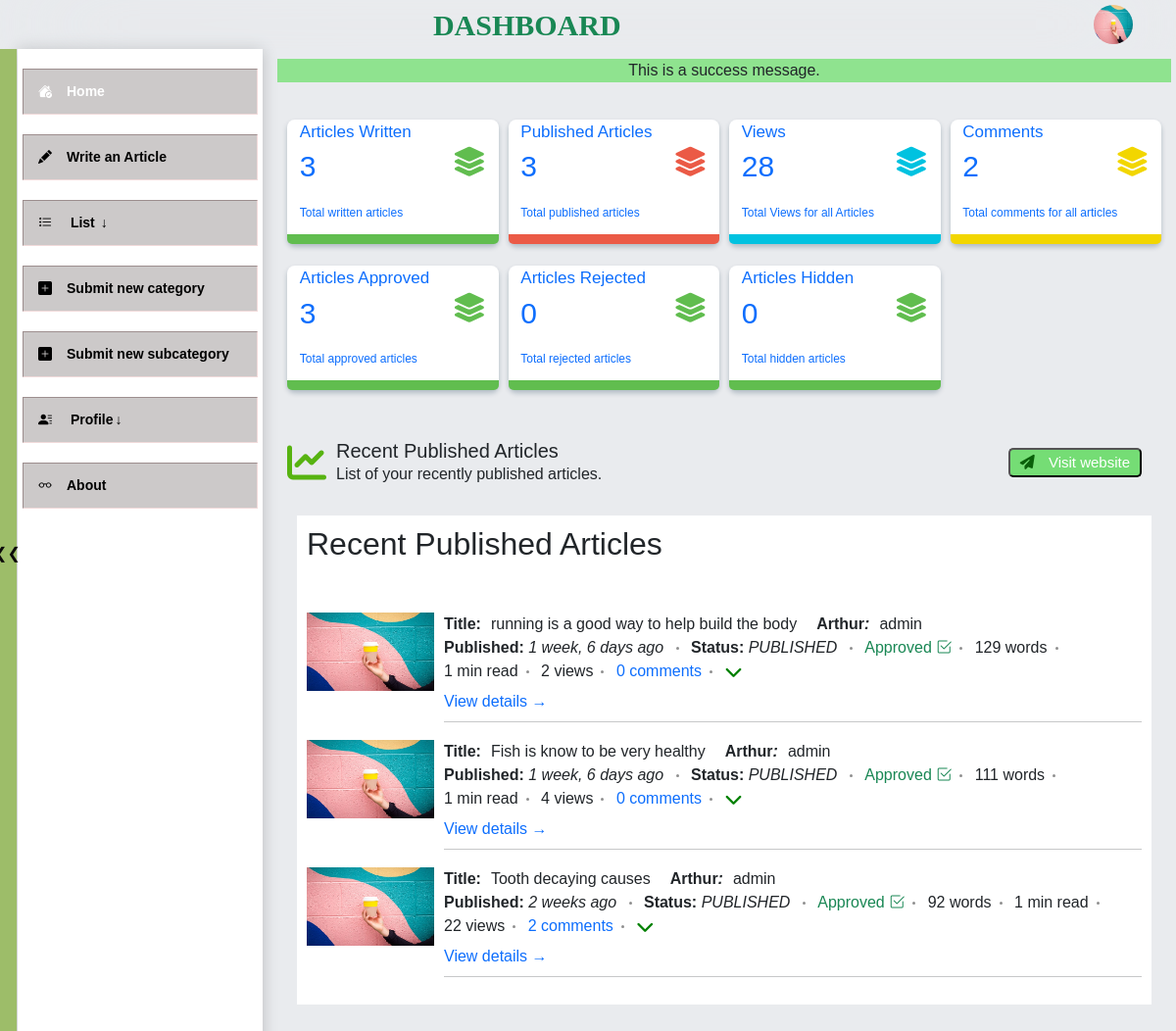
The page /news/dashboard/ (signed in) on the database as committed earlier.
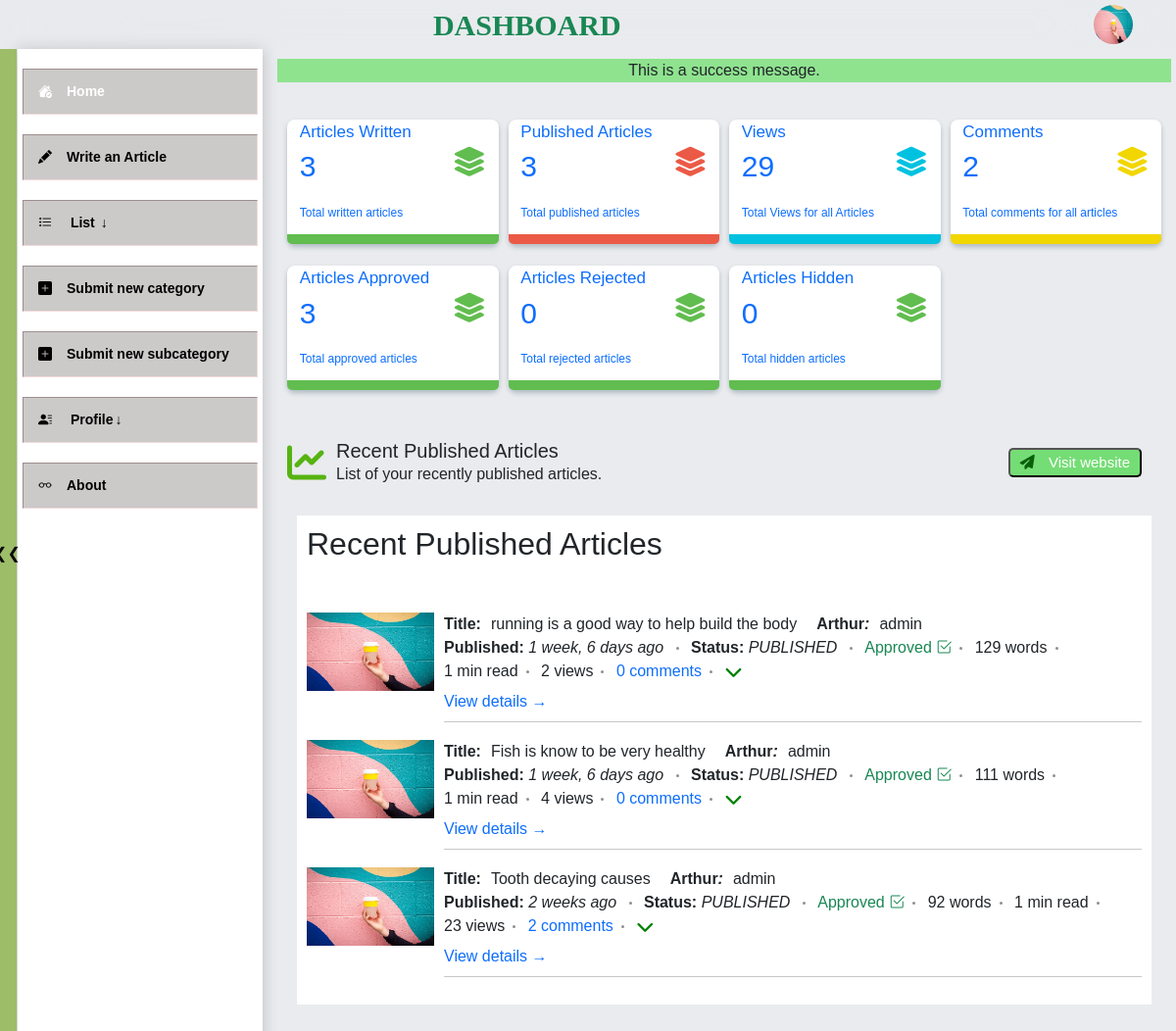
The same page on the database as committed later.
### hospital_blog/models/article_m.py (models this page shows, shortened)
class Blog(models.Model):
    DRAFTED = "DRAFTED"
    PUBLISHED = "PUBLISHED"
    STATUS_CHOICES = (
        (DRAFTED, 'Draft'),
        (PUBLISHED, 'Publish'),
    )
    author = models.ForeignKey(User, on_delete=models.CASCADE)
    title = models.CharField(max_length=100)
    content = HTMLField('Content')
    image = models.ImageField(default='article-default.jpg', upload_to='blog_images')
    image_credit = models.CharField(max_length=200, default='CDTBLOG')
    category = models.ForeignKey(Category, on_delete=models.CASCADE)
    subcategory = models.ForeignKey(Subcategory, on_delete=models.CASCADE)
    slug = models.SlugField(unique=True, max_length=255, blank=True, null=True)
    tags = TaggableManager(blank=True)
    status = models.CharField(max_length=10, choices=STATUS_CHOICES,
                              default='DRAFT')
    date_published = models.DateTimeField(blank=True, null=True, editable=False)
    date_created = models.DateTimeField(auto_now_add=True,  editable=False)
    date_updated = models.DateTimeField(blank=True, null=True, editable=False)
    date_drafted = models.DateTimeField(blank=True, null=True, editable=False)
    word_count = models.IntegerField(default=0)
    view_count = models.IntegerField(default=0)
    like_count = models.IntegerField(default=0)
    dislike_count = models.IntegerField(default=0)
    date_hidden = models.DateTimeField(blank=True, null=True,editable=False)
    hidden = models.BooleanField(default=False)
    date_approved = models.DateTimeField(blank=True, null=True, editable=False)
    approved = models.BooleanField(default=False)
    date_rejected = models.DateTimeField(blank=True, null=True, editable=False)
    rejected = models.BooleanField(default=False)
    rejection_reason = models.TextField(blank=True, null=True)
    def formatted_views_count(self):
        if self.view_count < 1000:
            return str(self.view_count)
        elif self.view_count < 1000000:
            return f"{self.view_count // 1000}.{self.view_count % 1000 // 100}k"
        else:
            return f"{self.view_count // 1000000}.{self.view_count % 1000000 // 100000}m"
    def read_time(self):
        words = self.word_count
        if words > 0:
            read_time = round(words / 200)
            if read_time == 0:
                read_time = 1
            if read_time >= 60:
                read_time = round(read_time / 60)
                if read_time == 1:
                    return '1 hr'
                else:
                    return f'{read_time} hrs'
            else:
                if read_time == 1:
                    return '1 min'
                else:
                    return f'{read_time} mins'
        else:
            return 0
    @property
    def comment_count(self):
        count_ =self.comments.filter(blog=self, approved=True).count()
        if count_ >= 1000:
            suffixes = ['', 'k', 'M', 'B', 'T']
            magnitude = 0
            while count_ >= 1000 and magnitude < len(suffixes)-1:
                magnitude += 1
                count_ /= 1000
                _count = f'{count_:.1f}{suffixes[magnitude]}'
            return _count
        else:
            return count_

### hospital_blog/views/dashboard/dashboard_home_v.py (the view, shortened to what this page needs)
# urls.py: path('dashboard/', dashboard_home, name='dashboard_home'),
@login_required
def dashboard_home(request):
    author = request.user
    if author.is_staff:
        blogs_ = Blog.objects.all()
        blogs_c = Blog.objects.all().annotate(total_comments=Sum('comments__approved')) or 0
        if blogs_.exists():
            total_comments = blogs_c.aggregate(Sum('total_comments'))['total_comments__sum'] or 0
            total_views = Blog.objects.aggregate(Sum('view_count'))['view_count__sum'] or 0
        else:
            total_comments=0
            total_views=0
        total_blogs = Blog.objects.count()
        total_published_blogs = Blog.objects.filter(status='PUBLISHED').count() or 0
        recent_blogs  = Blog.objects.filter(status='PUBLISHED', hidden=False).order_by('-date_published')[:5]
        total_rejected = Blog.objects.filter(rejected=True).count() or 0
        total_approved = Blog.objects.filter(approved=True).count() or 0
        total_hidden = Blog.objects.filter(hidden=True).count() or 0
        messages.success(request, 'This is a success message.')
    context = {
        'total_blogs': total_blogs,
        'total_published_blogs': total_published_blogs,
        'total_views': total_views,
        'total_comments': total_comments,
        'recent_blogs': recent_blogs,
        'total_rejected': total_rejected,
        'total_approved': total_approved,
        'total_hidden': total_hidden,
        }
    return render(request, 'blogdashboard/dashboard_home.html', context)

### templates/blogdashboard/dashboard_home.html (shortened to what the changed rows need)
{% extends 'blogdashboard/dashboard_base.html' %}
{% load static %}
{% block css %}
<link rel="stylesheet" href="{% static 'css/blogdashboard/dashboard_home.css' %}">
<link rel="stylesheet" href="{% static 'css/blogdashboard/common.css' %}">
{% endblock css %}
{% block content %}
<section class="item2 section home-page" id="home">
        <div class="info-cards">
            <a href="">
            <div class="card--item">
                <div id="card--item" style="margin: 0.8rem;">
                    <div class="card-top">
                        <div class="card-title-inf">
                            <span class="card--title ">Views</span>
                            <span id="span2">{{ total_views }}</span>
                        </div>
                    </div>
                </div>
            </div>
            </a>
        </div>
        <div class="recent-articles">
            <div id="r-a-heading">
                <h2> Recent Published Articles
            </div>
            {% for blog in recent_blogs %}
            <div id="r-a-body">
                <div class="r-a-body">
                    <div class="img" >
                        <img class="" src="{{ blog.image.url }}" alt="" height="80" width="130">
                    </div>
                    <div style="padding-left: 10px;">
                        <div>
                            <ol class="post-arthur">
                                <li><h6>Title:</h6> <span>{{blog.title}}</span> </li>
                                <li><h6>Arthur<i>:</i></h6> <span>{{ blog.author.username }}</span> </li>
                            </ol>
                        </div>
                        <div class="meta mb-1">
                            <span class="date">
                            <b>Published:</b>
                            <i>{% comment %} {{ blog.date_published|timesince|slice:":9"}} ago {% endcomment %}
                                {{ blog.date_published|timesince|slice:":20"|add:" ago" }}
                            </i>
                            </span>
                            <span class="date">
                                <b>Status:</b>
                                <i>
                                    {{ blog.status }}
                                </i>
                            </span>
                            {% if blog.rejected %}
                                <span class="text-warning date">Rejected <i class="bi bi-x-octagon"></i></span>
                                {% comment %} if approved is True {% endcomment %}
                            {% elif blog.approved %}
                                <span class="text-success date">Approved <i class="bi bi-check2-square"></i></span>
                            {% else %}
                                <span class="text-info date">Not verified <i class="bi bi-app-indicator"></i></span>
                                {% comment %} end {% endcomment %}
                            {% endif %}
                            <span class="time">{{ blog.word_count }} words</span>
                            <span class="time">{{ blog.read_time }} read</span>
                            <span class="comment">{{ blog.formatted_views_count }} views</span>
                            <span class="comment"><a href="#">{{ blog.comment_count }} comments</a></span>
                            <div class="dropdown time">
                                <button class="btn dropdown-toggle" type="button" id="time-dropdown" data-bs-toggle="dropdown" aria-expanded="false">
                                <i class="fas fa-chevron-down dropdown-btn"></i>
                                </button>
                            </div>
                        </div>
                        <a class="r-a-more-link" href="{% url 'blog:das_article_detail' slug=blog.slug %}">View details →</a>
                        <hr class="solid" style="height: 6px;margin: 0.5rem 0;">
                    </div>
                </div>
            </div>
            {% empty %}
            <div>No blogs published yet.</div>
            {% endfor %}
        </div>
</section>
{% endblock content %}

Rows that differ between the two databases and show on the page:
changed Blog "Tooth decaying causes": formatted_views_count "22" → "23"
Other text that changed with them:
{{ total_views }}: "28" → "29"
